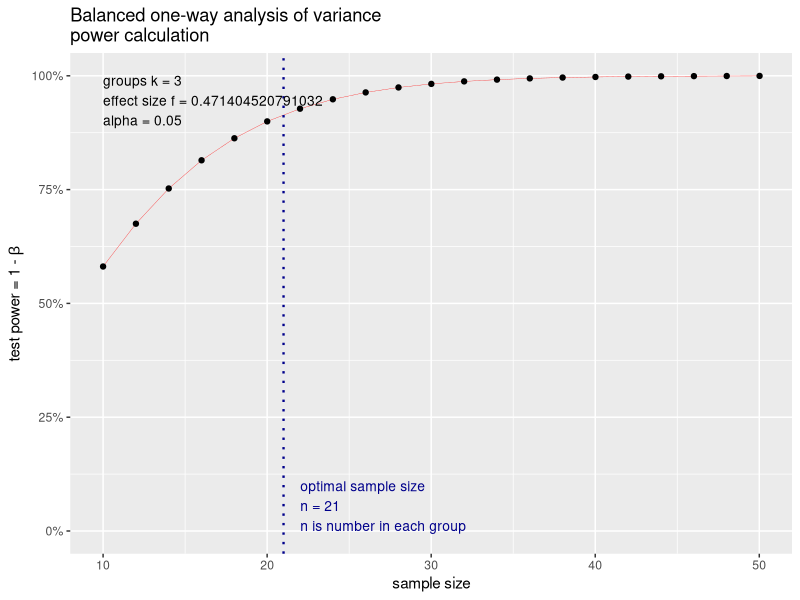

Generate this figure with R: (Note: this script raises an error after producing the figure.)
## ---- chunk 1
library(pwr) # do this once per session
h <- ES.h(p1 = 0.75, p2 = 0.50)
pwr.p.test(h = h, sig.level = 0.05, power = 0.80, 
           alternative = "greater")
## ---- chunk 2
pwr.p.test(h = h, sig.level = 0.01, power = 0.90, alternative = "greater")
## ---- chunk 3
pwr.p.test(h = h, sig.level = 0.01, n = 30, alternative = "greater")

## ---- chunk 4
pwr.p.test(h = ES.h(p1 = 0.65, p2 = 0.5), n = 50, sig.level = 0.01, 
           alternative = "greater")
## ---- chunk 5
pwr.2p.test(h = ES.h(p1 = 0.20, p2 = 0.25), sig.level = 0.05, power = 0.8)
## ---- chunk 6
power.prop.test(p1 = 0.20, p2 = 0.25, sig.level = 0.05, power = 0.80)
## ---- chunk 7
power.prop.test(p1 = 0.10, p2 = 0.15, sig.level = 0.05, power = 0.80)

## ---- chunk 8
power.t.test(delta = 0.75, sd = 2.25, sig.level = 0.05, n = 30)
## ---- chunk 9
power.t.test(delta = 0.75, sd = 2.25, sig.level = 0.05, power = 0.90)
## ---- chunk 10
pwr.t.test(d = 0.75/2.25, sig.level = 0.05, power = 0.90)
## ---- chunk 11
power.t.test(n = 24, delta = 0.08, sd = 0.25, sig.level = 0.05, 
             type = "paired", alternative = "one.sided")
## ---- chunk 12
pwr.t.test(n = 24, d = 0.08/0.25, sig.level = 0.05, 
           type = "paired", alternative = "greater")
## ---- chunk 13
power.t.test(power = 0.90, delta = 0.08, sd = 0.25, sig.level = 0.05, 
             type = "paired", alternative = "one.sided")

## ---- chunk 14
power.anova.test(groups = 3, between.var = var(c(30,30,25)), 
                 within.var = 5^2, sig.level = 0.05, power = 0.90)
## ---- chunk 15
sd_means <- sd(c(30,30,25))
sd_pop <- 5
pwr.anova.test(k = 3, f = sd_means*sqrt(2/3)/sd_pop, 
               sig.level = 0.05, power = 0.90)
## ---- chunk 16
pout <- pwr.anova.test(k = 3, f = sd_means*sqrt(2/3)/sd_pop, 
               sig.level = 0.05, power = 0.90)
plot(pout)
## ---- chunk 17
cohen.ES(test = "anov", size = "small")
## ---- chunk 18
pwr.anova.test(k = 3, f = 0.1, 
               sig.level = 0.05, power = 0.90)
## ---- chunk 19
power.t.test(delta = 0.75, sd = 2.25, sig.level = 0.05, n = 30)
## ---- chunk 20
x1 <- rnorm(n = 30, mean = 10.00, sd = 2.25)
x2 <- rnorm(n = 30, mean = 10.75, sd = 2.25)
t.test(x1, x2, var.equal = TRUE)
# is it less than significance level?
t.test(x1, x2, var.equal = TRUE)$p.value < 0.05
## ---- chunk 21
result <- replicate(n = 1000, expr = 
                      {x1 <- rnorm(n = 30, mean = 10.00, sd = 2.25)
                      x2 <- rnorm(n = 30, mean = 10.75, sd = 2.25)
                      t.test(x1, x2, var.equal = TRUE)$p.value < 0.05})
mean(result)
## ---- chunk 22
sim_ttest <- function(n){
  replicate(n = 1000, expr = 
            {x1 <- rnorm(n = n, mean = 10.00, sd = 2.25)
            x2 <- rnorm(n = n, mean = 10.75, sd = 2.25)
            t.test(x1, x2, var.equal = TRUE)$p.value < 0.05})
          }
result <- sapply(c(50, 75, 100, 150), sim_ttest)
apply(result, 2, mean)
## ---- chunk 23
n <- 10 # per group
design <- rep(c("a","b"), each = n*2)
weight <- rep(c("20 lb","28 lb"), times = n*2)
table(design, weight)
## ---- chunk 24
dist <- 72 + (design == "b")*12 + (weight == "28 lb")*-4 + 
  rnorm(n*4, mean = 0, sd = 10)
## ---- chunk 25
m <- lm(dist ~ design + weight)
coef(summary(m))['designb','Pr(>|t|)'] < 0.01
## ---- chunk 26
results <- replicate(1000, expr = {
  dist <- 72 + (design == "b")*12 + (weight == "28 lb")*-4 + 
  rnorm(n*4, mean = 0, sd = 10)
  m <- lm(dist ~ design + weight)
  coef(summary(m))['designb','Pr(>|t|)'] < 0.01
})
mean(results)
## ---- chunk 27
dist <- 72 + (design == "b")*12 + (weight == "28 lb")*-4 + 
  (design == "b")*(weight == "28 lb")*6 +
  rnorm(n*4, mean = 0, sd = 10)
m <- lm(dist ~ design + weight + design:weight)
coef(summary(m))['designb:weight28 lb','Pr(>|t|)'] < 0.01
## ---- chunk 28
results <- replicate(1000, expr = {
  dist <- 72 + (design == "b")*12 + (weight == "28 lb")*-4 +
    (design == "b")*(weight == "28 lb")*6 +
    rnorm(n*4, mean = 0, sd = 10)
  m <- lm(dist ~ design + weight + design:weight)
  coef(summary(m))['designb:weight28 lb','Pr(>|t|)'] < 0.01
})
mean(results)
## ---- chunk 29
sim_model <- function(n){
  replicate(n = 1000, expr = {
    design <- rep(c("a","b"), each = n*2)
    weight <- rep(c("20 lb","28 lb"), times = n*2)
    dist <- 72 + (design == "b")*12 + (weight == "28 lb")*-4 +
      (design == "b")*(weight == "28 lb")*6 +
      rnorm(n*4, mean = 0, sd = 10)
    m <- lm(dist ~ design + weight + design:weight)
    coef(summary(m))['designb:weight28 lb','Pr(>|t|)'] < 0.01})
}

# try samples sizes of 50, 100, 150
results <- sapply(c(50,100,150), sim_model)
apply(results, 2, mean)
## ---- chunk 30
rout <- replicate(n = 1000, expr = {
  x <- rbinom(n = 86, size = 1, prob = 0.2)
  prop.test(x = sum(x), n = length(x), p = 0.2)$p.value < 0.05
})
mean(rout)
## ---- chunk 31
m <- glm(x ~ 1, family = binomial)
plogis(coef(m))
